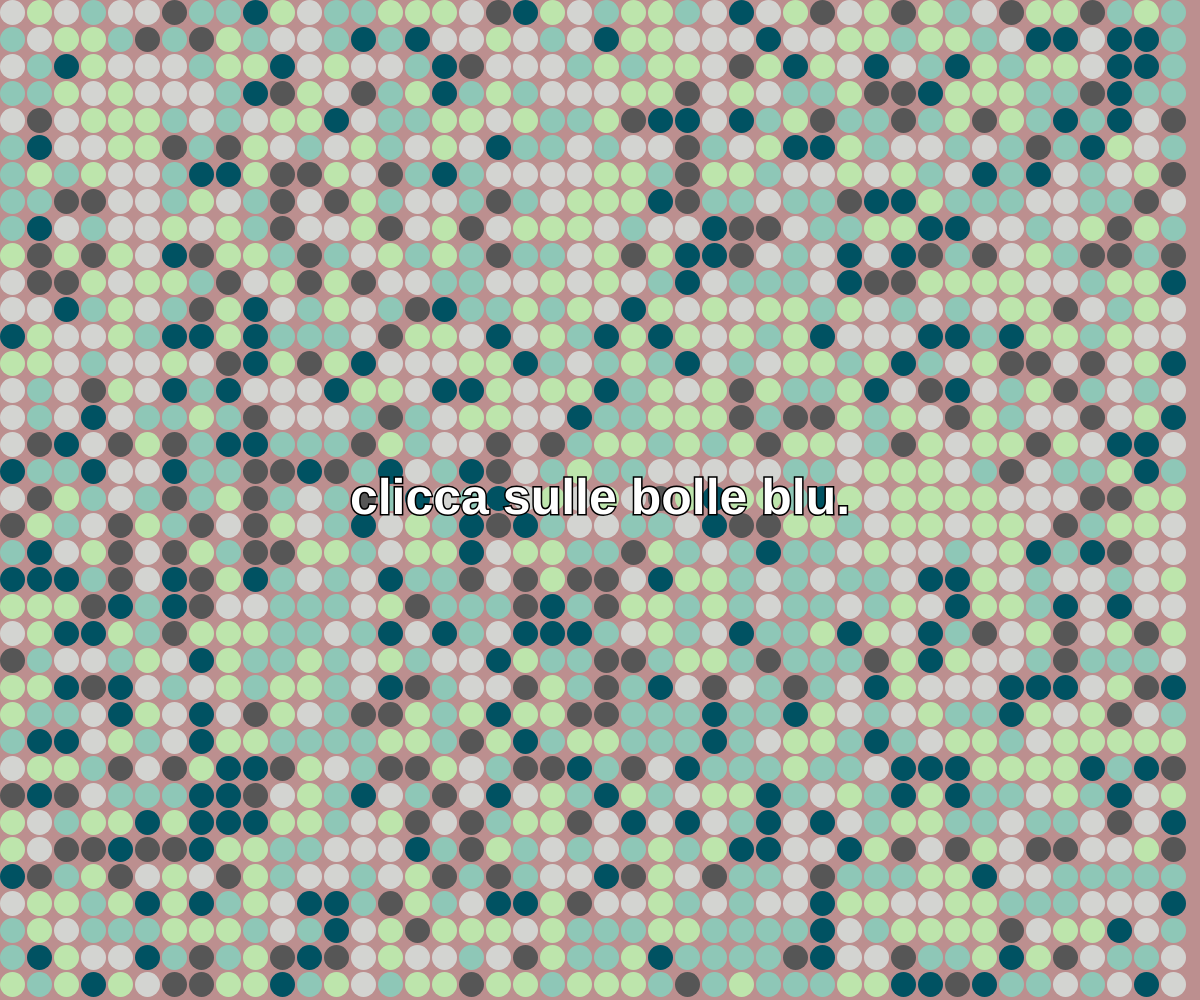
Frame 1 (no input)
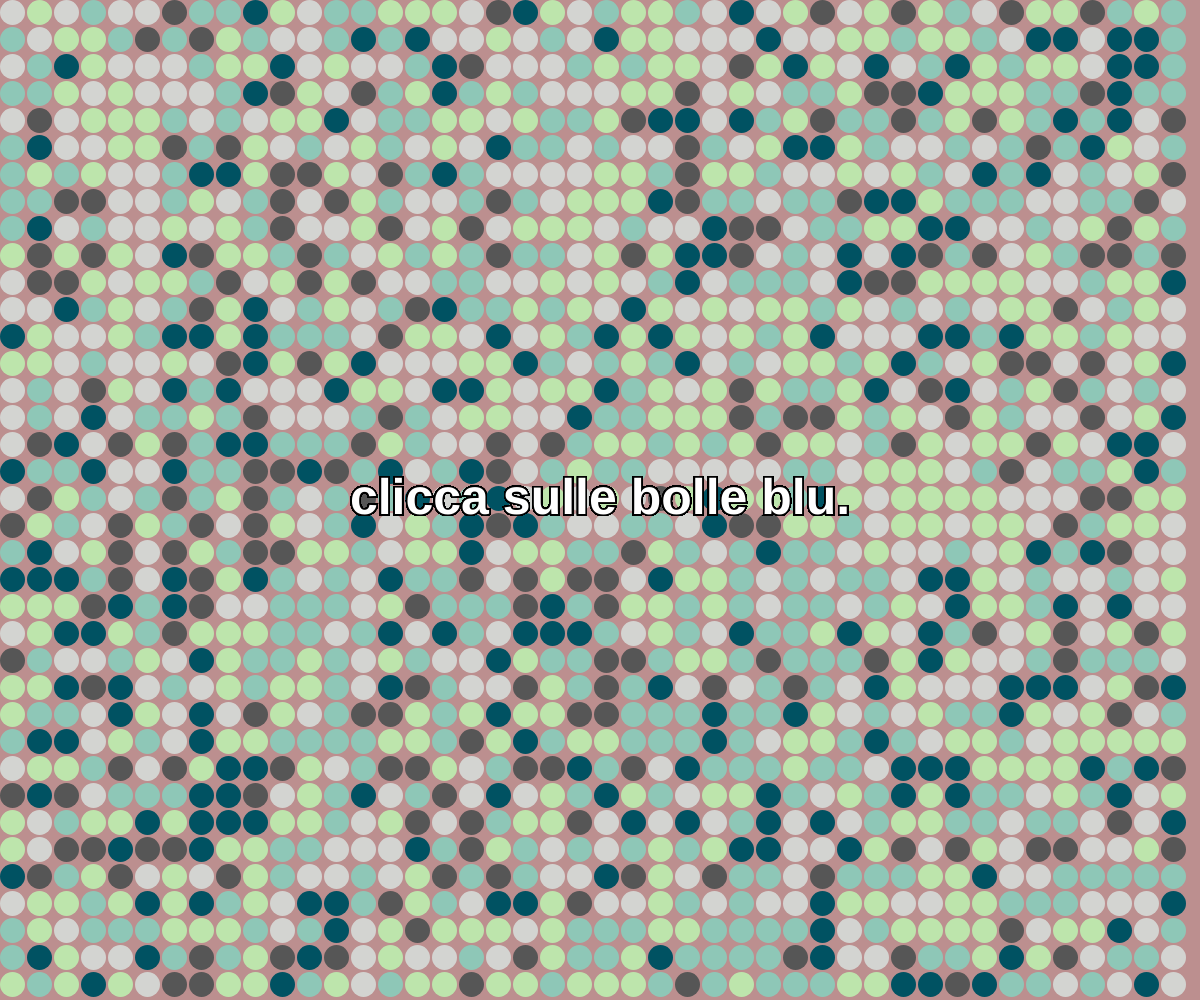
Frame 60 (no input)
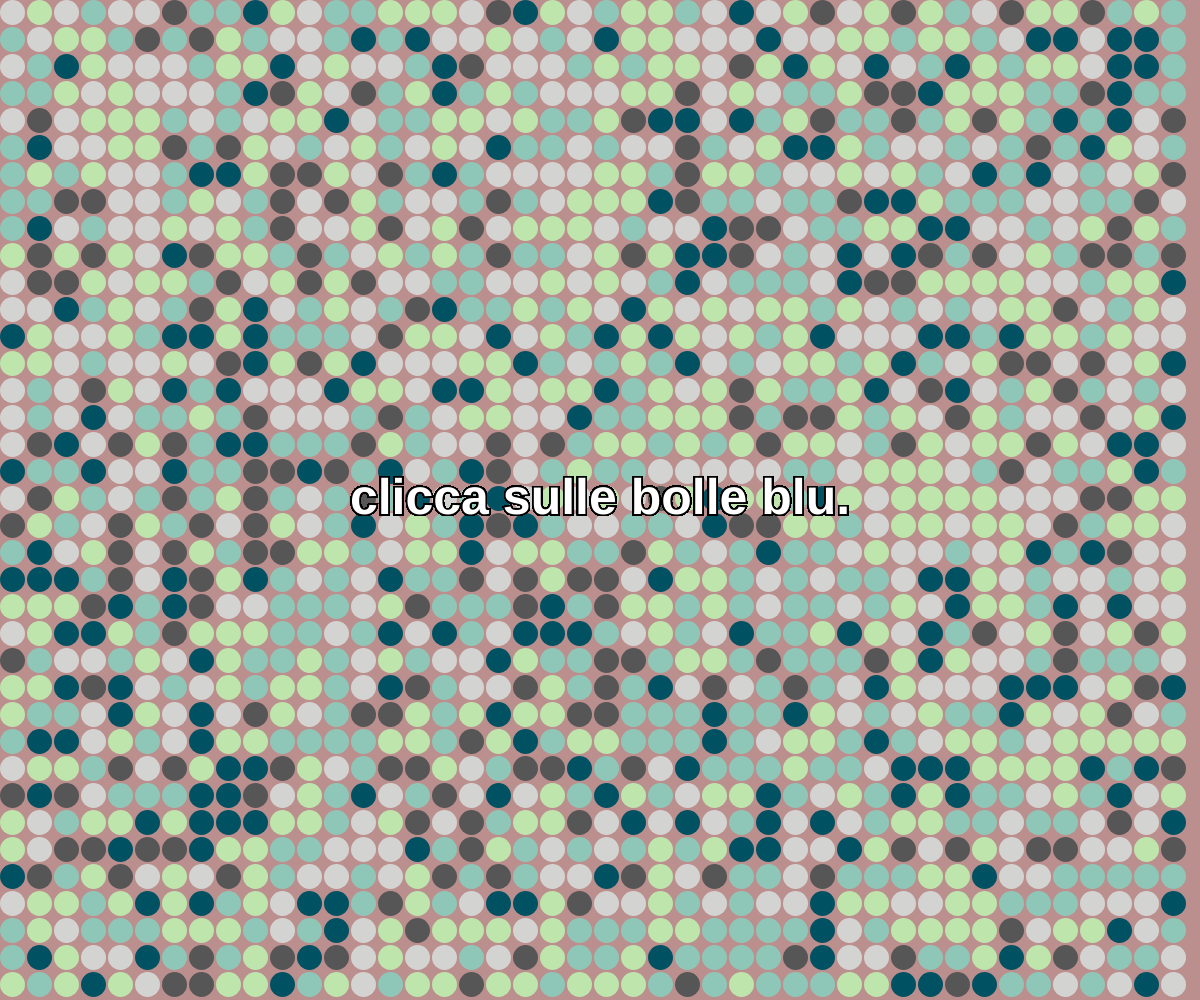
Frame 120 (the mouse pressed at the canvas centre since frame 60)

The p5.js sketch that drew these frames (run headless with seeded random() and noise() and a simulated clock; from frame 60 on, the mouse is pressed at the canvas centre):

// p5.js sketch
// ── sketch.js
//inizializzazione vettore bolle
var allBubbles = [];

function preload() {
    // put preload code here
}

//impostazione di un array contenente i colori
var colorList = ['#005262', '#8ec7b7', '#bde5ac', '#d3d4d1', '#565656'];

//diametro delle bolle della texture
var diam = 25;

function setup() {
    createCanvas(windowWidth, windowHeight);
    background('RosyBrown');
    noStroke();
    for (var x = diam / 2; x < width; x += (diam + 2)) {
        for (var y = diam / 2; y < height; y += (diam + 2)) {
            var tempBubble = new Bubble(x, y, diam); //creazione della singola bolla
            allBubbles.push(tempBubble); //inserimento nell'array per memorizzarla
            tempBubble.display(); //visualizzzione della bolla
        }
    }
}

function draw() {
	//didascalia di spiegazione
	push();
    fill(255);
    strokeWeight(3);
    stroke(0);
    textSize(50);
    textStyle(BOLD);
    var t = 'clicca sulle bolle blu.';
	//centratura del testo
	textAlign(CENTER, CENTER);
	text(t, width / 4, height / 2, width / 2);
    pop();
}

function mouseClicked() {
    for (let i = 0; i < allBubbles.length; i++) {
		//verifica che il mouse sia dentro la bolla
		allBubbles[i].inside(mouseX, mouseY);
    }
}


function Bubble(_x, _y, _diameter) {
    //inner properties
    this.size = _diameter; //this object.customProperty
    this.x = _x;
    this.y = _y;
	//colore random scelto dalla palette definita sopra
    this.color = colorList[Math.round(random() * (colorList.length - 1))];

    this.display = function() {
        fill(this.color);
        ellipse(this.x, this.y, this.size);
    }

    this.inside = function(px, py) {
		//calcolo distanza centro della bolla - punto interessato
        let d = dist(px, py, this.x, this.y);
        if (d < this.size / 2 && this.color == colorList[0]) {
            //console.log('Barrio!');
			//sovrascrivi la bolla con il colore di sfondo
			fill('RosyBrown');
            ellipse(this.x, this.y, 25);
        }
    }
}
